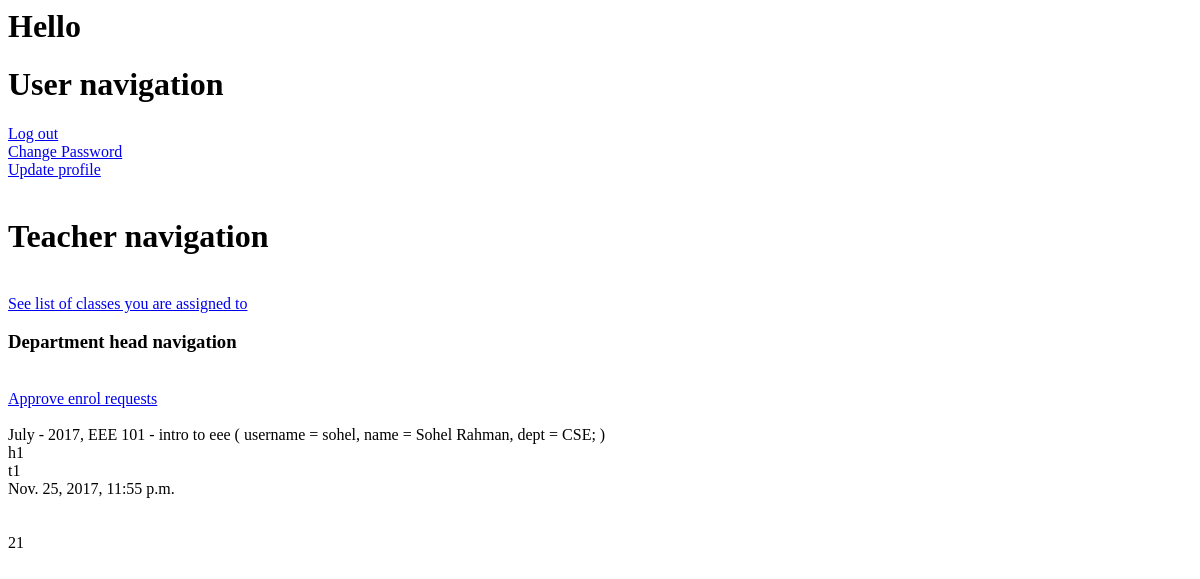
Page /teacher-see-submissions-of-a-window/1/ (signed in) on the earlier database version.
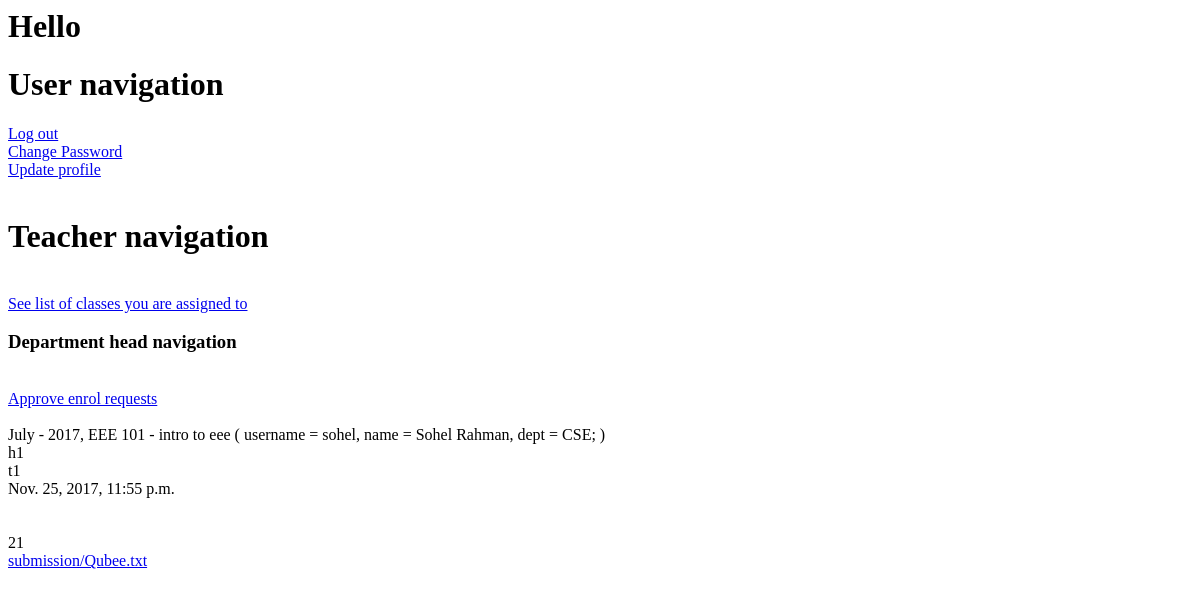
Same page on the later database version.
### cms/models.py (models this page shows, shortened)
class Submission(models.Model):
    student = models.ForeignKey(Student, on_delete=models.CASCADE)
    submission_window = models.ForeignKey(Submission_window, on_delete=models.CASCADE)
    document = models.FileField(upload_to='submission/', null=True)

class User(models.Model):
    username = models.CharField(max_length=200, unique=True)
    password = models.CharField(max_length=200)
    first_name = models.CharField(max_length=200, default="", blank=True)
    last_name = models.CharField(max_length=200, default="", blank=True)
    address = models.CharField(max_length=200, default="", blank=True)
    phone_num = models.CharField(max_length=20, blank=True)
    email_address = models.EmailField(null=True, blank=True)
    TEACHER = 'TEACHER'
    STUDENT = 'STUDENT'
    ADMIN = 'ADMIN'
    USER_TYPE = (
        ( 'TEACHER', 'Teacher' ),
        ( 'STUDENT', 'Student' ),
        ( 'ADMIN', 'Admin' )
    )
    user_type = models.CharField(max_length=200, choices=USER_TYPE)

class Student(User):
    BARISHAL = 'BARISHAL'
    CHITTAGONG = 'CHITTAGONG'
    DHAKA = 'DHAKA'
    MYMENSINGH = 'MYMENSINGH'
    KHULNA = 'KHULNA'
    RAJSHAHI = 'RAJSHAHI'
    RANGPUR = 'RANGPUR'
    SYLHET = 'SYLHET'
    DIVISION = (
        (BARISHAL, 'Barishal'),
        (CHITTAGONG, 'Chittagong'),
        (DHAKA, 'Dhaka'),
        (MYMENSINGH, 'Mymensingh'),
        (KHULNA, 'Khulna'),
        (RAJSHAHI, 'Rajshahi'),
        (RANGPUR, 'Rangpur'),
        (SYLHET, 'Sylhet')
    )
    studentId = models.CharField(max_length=200, unique=True)
    division = models.CharField(max_length=200, null=True, choices=DIVISION, blank=True )
    dept = models.ForeignKey(Department, on_delete=models.CASCADE, null=True)
    level = models.IntegerField(null=True, validators=[MinValueValidator(1),
                                           MaxValueValidator(5)])
    term = models.IntegerField(null=True, validators=[MinValueValidator(1),
                                          MaxValueValidator(2)])
    classes_enrolled_in = models.ManyToManyField( 'Class_of_course', through='Enrolment' )
    dues = models.IntegerField( default=0 )

### cms/views.py (the view)
# urls.py: url(r'teacher-see-submissions-of-a-window/(?P<submission_window_pk>[0-9]+)/$', teacher_see_submissions_of_a_window,
def teacher_see_submissions_of_a_window(request, submission_window_pk):
    user_type = request.session.get('user_type', None)
    username = request.session.get('username', None)
    if (user_type != 'TEACHER'):  # Non Teacher
        print('User is not teacher')
        return render(request, 'permission_denied.html')
    current_submission_window = Submission_window.objects.get(pk=submission_window_pk)
    current_class_of_course = current_submission_window.class_of_course
    print('current_class_of_course = ' + str(current_class_of_course))
    current_teacher = Teacher.objects.get(username=username)
    print('current_teacher = ' + str(current_teacher))
    if ( current_submission_window.teacher != current_teacher ) :
        print('current teacher has not opened the submission link')
        return render(request, 'permission_denied.html')
    all_submissions_of_this_window = current_submission_window.submission_set.all().order_by('student__studentId')
    context = {
        'current_submission_window' : current_submission_window,
        'all_submissions_of_this_window' : all_submissions_of_this_window ,
    }
    return render(request, 'teacher_see_submissions_of_a_window.html', context)

### cms/models.py (called while the page is built)
    def __str__(self):
        return 'username = ' + self.username + ', name = ' + self.first_name + " " + self.last_name + ', dept = ' + self.dept.name

    def __str__(self):
        class_teacher_list = self.class_teacher.all()
        ret =  self.month + ' - ' + str(self.year) + ', ' + self.course_of_class.course_num + ' - ' + \
                self.course_of_class.course_name + ' ( '
        for teacher in class_teacher_list :
            ret += ( teacher.__str__() + '; ' )
        ret += ')'
        return ret

### cms/templates/teacher_see_submissions_of_a_window.html (shortened to what this page needs)
{% include 'includes/teacher_navigation.html' %}
{{ current_submission_window.class_of_course }}
{{ current_submission_window.headline }}
{{ current_submission_window.body }}
{{ current_submission_window.end_time }}
{% for sub in all_submissions_of_this_window %}
    {{ sub.student.studentId }}
    {% if sub.document %}
        <a href="{% url 'serve_file_of_submission' sub.pk %}" > {{ sub.document }} </a>
    {% endif %}
{% endfor %}

Differences in the rows shown:
changed Submission: document (not shown) → "submission/Qubee.txt"
